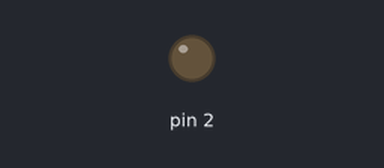
Simulated run of this sketch. Board: Arduino Uno, built with avr-gcc and run on an emulated ATmega328P. On the bench: output pins drawn as LEDs (lit = HIGH).

Above: at 0.1 s.
At 3.1 s:
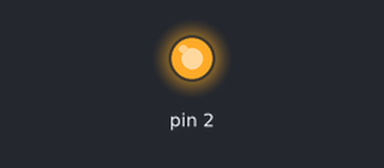
Timing chart, 0 to 4.6 s (numbered marks = the images above):
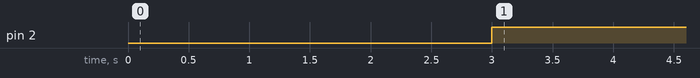

The sketch:

control_motor.ino
```cpp
// extern "C"
// {
// #include "xiao_codegen_sample.h"
// }
static const uint8_t PWM_PIN    = PC2;
static uint8_t  DUTY_50     = 128;
static uint8_t  DUTY_100     = 255;

void setup() {
  // put your setup code here, to run once:
  // pinMode(LED_BUILTIN, OUTPUT);
  // xiao_codegen_sample_initialize();
  pinMode(PWM_PIN, OUTPUT);
  digitalWrite(PWM_PIN, LOW);
  analogWrite(PWM_PIN, 0);

  // 電源投入から3秒後に走行開始
  delay(3000);

}

void loop() {
  // put your main code here, to run repeatedly:
  // xiao_codegen_sample_step();
  // digitalWrite(LED_BUILTIN, xiao_codegen_sample_Y.Out1);
  analogWrite(PWM_PIN, DUTY_50);
  delay(100);
}
```

Measured:
- by itself, pin 2: LOW → HIGH at 3.0 s
